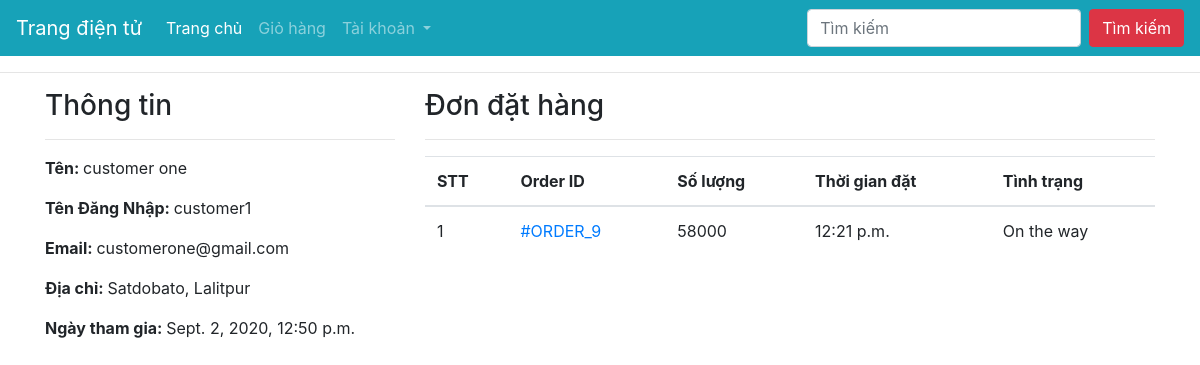
Page /profile/ (signed in) on the committed database.
### ecomapp/models.py (models this page shows, shortened)
class Customer(models.Model):
    user = models.OneToOneField(User, on_delete=models.CASCADE)
    full_name = models.CharField(max_length=200)
    address = models.CharField(max_length=200, null=True, blank=True)
    joined_on = models.DateTimeField(auto_now_add=True)

class Order(models.Model):
    cart = models.OneToOneField(Cart, on_delete=models.CASCADE)
    ordered_by = models.CharField(max_length=200)
    shipping_address = models.CharField(max_length=200)
    mobile = models.CharField(max_length=10)
    email = models.EmailField(null=True, blank=True)
    subtotal = models.PositiveIntegerField()
    discount = models.PositiveIntegerField()
    total = models.PositiveIntegerField()
    order_status = models.CharField(max_length=50, choices=ORDER_STATUS)
    created_at = models.DateTimeField(auto_now_add=True)
    payment_method = models.CharField(
        max_length=20, choices=METHOD, default="Cash On Delivery")
    payment_completed = models.BooleanField(
        default=False, null=True, blank=True)

### ecomapp/views.py (the view)
# urls.py: path("profile/", CustomerProfileView.as_view(), name="customerprofile"),
class CustomerProfileView(TemplateView):
    template_name = "customerprofile.html"
    def dispatch(self, request, *args, **kwargs):
        if request.user.is_authenticated and Customer.objects.filter(user=request.user).exists():
            pass
        else:
            return redirect("/login/?next=/profile/")
        return super().dispatch(request, *args, **kwargs)
    def get_context_data(self, **kwargs):
        context = super().get_context_data(**kwargs)
        customer = self.request.user.customer
        context['customer'] = customer
        orders = Order.objects.filter(cart__customer=customer).order_by("-id")
        context["orders"] = orders
        return context

### templates/customerprofile.html (shortened to what this page needs)
{% extends 'base.html' %}
{% block content %}
<div class="container">
    <div class="row">
        <div class="col-md-4">
            <h3>Thông tin</h3><hr>
            <p><span class="font-weight-bold">Tên: </span> {{customer.full_name}}</p>
            <p><span class="font-weight-bold">Tên Đăng Nhập: </span> {{customer.user.username}}</p>
            <p><span class="font-weight-bold">Email: </span> {{customer.user.email}}</p>
            <p><span class="font-weight-bold">Địa chỉ: </span> {{customer.address}}</p>
            <p><span class="font-weight-bold">Ngày tham gia: </span> {{customer.joined_on}}</p>
        </div>
        <div class="col-md-8">
            <h3>Đơn đặt hàng</h3>
            <hr>
            <table class="table">
                <thead>
                    <tr>
                        <th>STT</th>
                        <th>Order ID</th>
                        <th>Số lượng</th>
                        <th>Thời gian đặt</th>
                        <th>Tình trạng</th>
                    </tr>
                </thead>
                <tbody>
                    {% for ord in orders %}
                    <tr>
                        <td>{{forloop.counter}}</td>
                        <td><a href="{% url 'ecomapp:customerorderdetail' ord.pk %}"> #ORDER_{{ord.id}}</a></td>
                        <td>{{ord.total}}</td>
                        <td>{{ord.created_at|time}} </td>
                        <td>{{ord.order_status}}</td>
                    </tr>
                    {% endfor %}
                </tbody>
            </table>
        </div>
    </div>
</div>
{% endblock %}

### rows in the picture
Customer: full_name "customer one", user.username "customer1", user.email "customerone@gmail.com", address "Satdobato, Lalitpur", joined_on "Sept. 2, 2020, 12:50 p.m."
Order: id "9", total "58000", created_at "12:21 p.m.", order_status "On the way"
